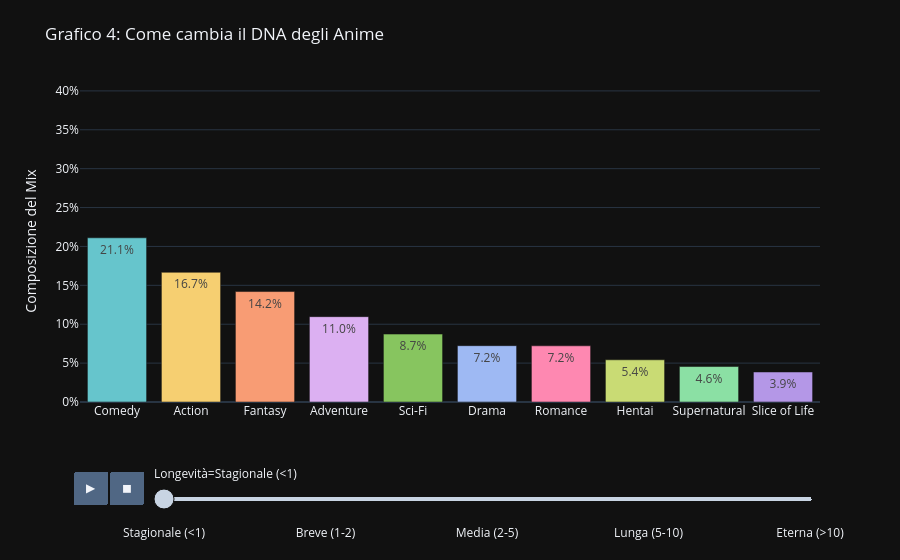

Here is the notebook cell this chart was saved with:
### Markdown cell above
### 📊 La Chimica dell'Immortalità: Di cosa sono fatti gli anime eterni?

Il grafico animato qui sotto ci permette di osservare la Selezione Naturale in tempo reale. Premendo Play, viaggeremo attraverso le fasce di longevità:

- Start (Stagionali): Il caos primordiale. Migliaia di titoli, dominati spesso dalla Comedy e dalle storie leggere nate per consumarsi in una stagione.
- Evoluzione: Man mano che gli anni passano, i numeri crollano (notate come cambia la scala dell'asse Y!).
- End (Eterne): Chi resta in piedi dopo 10 anni? La composizione cambia drasticamente. La commedia pura lascia spesso spazio all'Avventura e all'Azione shonen, i motori narrativi infiniti per eccellenza.

### Code cell
# Gradico 4

df_comp = df.explode('genres_list').copy()

start = pd.to_datetime(df_comp['start_date'], utc=True, errors='coerce')
end = pd.to_datetime(df_comp['end_date'].fillna(pd.Timestamp.now()), utc=True, errors='coerce')
df_comp['years_running'] = (end - start).dt.days / 365.25

bins = [0, 1, 2, 5, 10, float('inf')]
labels_dur = ['Stagionale (<1)', 'Breve (1-2)', 'Media (2-5)', 'Lunga (5-10)', 'Eterna (>10)']
df_comp['life_class'] = pd.cut(df_comp['years_running'], bins=bins, labels=labels_dur, right=False)

top_genres = df_comp['genres_list'].value_counts().head(10).index
df_comp = df_comp[df_comp['genres_list'].isin(top_genres)]
df_comp = df_comp.dropna(subset=['life_class'])

comp_counts = df_comp.groupby(['life_class', 'genres_list'], observed=False).size().reset_index(name='count')
totals = comp_counts.groupby('life_class', observed=False)['count'].transform('sum')
comp_counts['percent'] = comp_counts['count'] / totals

y_max = comp_counts['percent'].max() * 1.15

fig_anim = px.bar(
    comp_counts, 
    x='genres_list', 
    y='percent', 
    color='genres_list',
    animation_frame='life_class', 
    
    text_auto='.1%',
    
    title='Grafico 4: Come cambia il DNA degli Anime',
    labels={'life_class': 'Longevità', 'percent': 'Quota di Mercato', 'genres_list': 'Genere'},
    
    category_orders={
        'life_class': labels_dur,
        'genres_list': list(top_genres)
    },
    
    range_y=[0, y_max],
    
    color_discrete_sequence=px.colors.qualitative.Pastel, 
    template='plotly_dark'
)

fig_anim.update_layout(
    yaxis_tickformat='.0%',
    xaxis_title=None, 
    yaxis_title="Composizione del Mix",
    showlegend=False,
    margin=dict(t=80, b=40)
)

fig_anim.layout.updatemenus[0].buttons[0].args[1]["frame"]["duration"] = 1500

fig_anim.show()

### Figure 1 — Plotly figure (JSON) as saved in the notebook; plotly's stock layout.template omitted (floating-point values rounded to 4 significant figures)
{"data": [{"hovertemplate": "Genere=%{x}<br>Longevità=Stagionale (<1)<br>Quota di Mercato=%{y}<extra></extra>", "legendgroup": "Comedy", "marker": {"color": "rgb(102, 197, 204)", "pattern": {"shape": ""}}, "name": "Comedy", "orientation": "v", "showlegend": true, "textposition": "auto", "texttemplate": "%{y:.1%}", "type": "bar", "x": ["Comedy"], "xaxis": "x", "y": [0.2111], "yaxis": "y"}, {"hovertemplate": "Genere=%{x}<br>Longevità=Stagionale (<1)<br>Quota di Mercato=%{y}<extra></extra>", "legendgroup": "Action", "marker": {"color": "rgb(246, 207, 113)", "pattern": {"shape": ""}}, "name": "Action", "orientation": "v", "showlegend": true, "textposition": "auto", "texttemplate": "%{y:.1%}", "type": "bar", "x": ["Action"], "xaxis": "x", "y": [0.1667], "yaxis": "y"}, {"hovertemplate": "Genere=%{x}<br>Longevità=Stagionale (<1)<br>Quota di Mercato=%{y}<extra></extra>", "legendgroup": "Fantasy", "marker": {"color": "rgb(248, 156, 116)", "pattern": {"shape": ""}}, "name": "Fantasy", "orientation": "v", "showlegend": true, "textposition": "auto", "texttemplate": "%{y:.1%}", "type": "bar", "x": ["Fantasy"], "xaxis": "x", "y": [0.142], "yaxis": "y"}, {"hovertemplate": "Genere=%{x}<br>Longevità=Stagionale (<1)<br>Quota di Mercato=%{y}<extra></extra>", "legendgroup": "Adventure", "marker": {"color": "rgb(220, 176, 242)", "pattern": {"shape": ""}}, "name": "Adventure", "orientation": "v", "showlegend": true, "textposition": "auto", "texttemplate": "%{y:.1%}", "type": "bar", "x": ["Adventure"], "xaxis": "x", "y": [0.1097], "yaxis": "y"}, {"hovertemplate": "Genere=%{x}<br>Longevità=Stagionale (<1)<br>Quota di Mercato=%{y}<extra></extra>", "legendgroup": "Sci-Fi", "marker": {"color": "rgb(135, 197, 95)", "pattern": {"shape": ""}}, "name": "Sci-Fi", "orientation": "v", "showlegend": true, "textposition": "auto", "texttemplate": "%{y:.1%}", "type": "bar", "x": ["Sci-Fi"], "xaxis": "x", "y": [0.08733], "yaxis": "y"}, {"hovertemplate": "Genere=%{x}<br>Longevità=Stagionale (<1)<br>Quota di Mercato=%{y}<extra></extra>", "legendgroup": "Drama", "marker": {"color": "rgb(158, 185, 243)", "pattern": {"shape": ""}}, "name": "Drama", "orientation": "v", "showlegend": true, "textposition": "auto", "texttemplate": "%{y:.1%}", "type": "bar", "x": ["Drama"], "xaxis": "x", "y": [0.07241], "yaxis": "y"}, {"hovertemplate": "Genere=%{x}<br>Longevità=Stagionale (<1)<br>Quota di Mercato=%{y}<extra></extra>", "legendgroup": "Romance", "marker": {"color": "rgb(254, 136, 177)", "pattern": {"shape": ""}}, "name": "Romance", "orientation": "v", "showlegend": true, "textposition": "auto", "texttemplate": "%{y:.1%}", "type": "bar", "x": ["Romance"], "xaxis": "x", "y": [0.07223], "yaxis": "y"}, {"hovertemplate": "Genere=%{x}<br>Longevità=Stagionale (<1)<br>Quota di Mercato=%{y}<extra></extra>", "legendgroup": "Hentai", "marker": {"color": "rgb(201, 219, 116)", "pattern": {"shape": ""}}, "name": "Hentai", "orientation": "v", "showlegend": true, "textposition": "auto", "texttemplate": "%{y:.1%}", "type": "bar", "x": ["Hentai"], "xaxis": "x", "y": [0.05425], "yaxis": "y"}, {"hovertemplate": "Genere=%{x}<br>Longevità=Stagionale (<1)<br>Quota di Mercato=%{y}<extra></extra>", "legendgroup": "Supernatural", "marker": {"color": "rgb(139, 224, 164)", "pattern": {"shape": ""}}, "name": "Supernatural", "orientation": "v", "showlegend": true, "textposition": "auto", "texttemplate": "%{y:.1%}", "type": "bar", "x": ["Supernatural"], "xaxis": "x", "y": [0.0456], "yaxis": "y"}, {"hovertemplate": "Genere=%{x}<br>Longevità=Stagionale (<1)<br>Quota di Mercato=%{y}<extra></extra>", "legendgroup": "Slice of Life", "marker": {"color": "rgb(180, 151, 231)", "pattern": {"shape": ""}}, "name": "Slice of Life", "orientation": "v", "showlegend": true, "textposition": "auto", "texttemplate": "%{y:.1%}", "type": "bar", "x": ["Slice of Life"], "xaxis": "x", "y": [0.0386], "yaxis": "y"}], "layout": {"barmode": "relative", "legend": {"title": {"text": "Genere"}, "tracegroupgap": 0}, "margin": {"b": 40, "t": 80}, "showlegend": false, "sliders": [{"active": 0, "currentvalue": {"prefix": "Longevità="}, "len": 0.9, "pad": {"b": 10, "t": 60}, "steps": [{"args": [["Stagionale (<1)"], {"frame": {"duration": 0, "redraw": true}, "fromcurrent": true, "mode": "immediate", "transition": {"duration": 0, "easing": "linear"}}], "label": "Stagionale (<1)", "method": "animate"}, {"args": [["Breve (1-2)"], {"frame": {"duration": 0, "redraw": true}, "fromcurrent": true, "mode": "immediate", "transition": {"duration": 0, "easing": "linear"}}], "label": "Breve (1-2)", "method": "animate"}, {"args": [["Media (2-5)"], {"frame": {"duration": 0, "redraw": true}, "fromcurrent": true, "mode": "immediate", "transition": {"duration": 0, "easing": "linear"}}], "label": "Media (2-5)", "method": "animate"}, {"args": [["Lunga (5-10)"], {"frame": {"duration": 0, "redraw": true}, "fromcurrent": true, "mode": "immediate", "transition": {"duration": 0, "easing": "linear"}}], "label": "Lunga (5-10)", "method": "animate"}, {"args": [["Eterna (>10)"], {"frame": {"duration": 0, "redraw": true}, "fromcurrent": true, "mode": "immediate", "transition": {"duration": 0, "easing": "linear"}}], "label": "Eterna (>10)", "method": "animate"}], "x": 0.1, "xanchor": "left", "y": 0, "yanchor": "top"}], "title": {"text": "Grafico 4: Come cambia il DNA degli Anime"}, "updatemenus": [{"buttons": [{"args": [null, {"frame": {"duration": 1500, "redraw": true}, "fromcurrent": true, "mode": "immediate", "transition": {"duration": 500, "easing": "linear"}}], "label": "&#9654;", "method": "animate"}, {"args": [[null], {"frame": {"duration": 0, "redraw": true}, "fromcurrent": true, "mode": "immediate", "transition": {"duration": 0, "easing": "linear"}}], "label": "&#9724;", "method": "animate"}], "direction": "left", "pad": {"r": 10, "t": 70}, "showactive": false, "type": "buttons", "x": 0.1, "xanchor": "right", "y": 0, "yanchor": "top"}], "xaxis": {"anchor": "y", "categoryarray": ["Comedy", "Action", "Fantasy", "Adventure", "Sci-Fi", "Drama", "Romance", "Hentai", "Supernatural", "Slice of Life"], "categoryorder": "array", "domain": [0, 1], "title": {}}, "yaxis": {"anchor": "x", "domain": [0, 1], "range": [0, 0.414], "tickformat": ".0%", "title": {"text": "Composizione del Mix"}}}}
